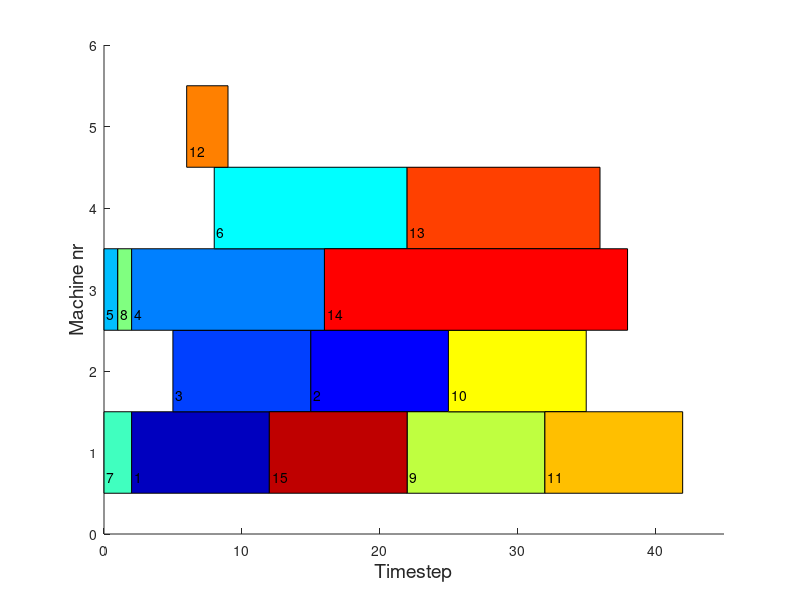

Reproduce this figure in MATLAB.
clear all
clc
clf

xShift = 0.2;
yShift = xShift;

sched = load('final_x_15jobs.txt');
proc = load('15jobs_procTime.txt');
outFile = 'schedule15.png';

nJobs = length(sched);

cc = jet(nJobs);

for i = 1:nJobs
    plotParam = [sched(i,3), sched(i,2)-0.5, proc(i,2),1 ];
    rectangle('Position',plotParam,'FaceColor',cc(i,:))
    text(plotParam(1)+xShift, plotParam(2)+yShift, num2str(i))
end

axis([0,45,0,6])    % 15 jobs
%axis([0,95,0,6])    % 30 jobs

xlabel('Timestep','FontSize',14)
ylabel('Machine nr','FontSize',14)

saveas(gcf,outFile,'png');
